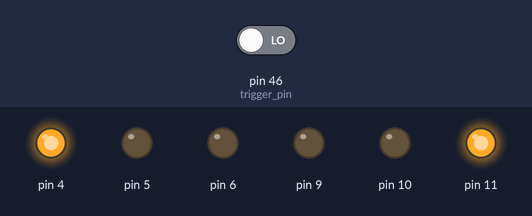
The sketch below on a simulated Arduino Mega 2560, built with avr-gcc and run on an emulated ATmega2560. On the bench: output pins drawn as LEDs (lit = HIGH). Inputs (shaded band) come from the test bench; at power-on: pin 46 (trigger_pin) LOW. What the sketch prints to the serial monitor is not drawn.

Above: at 2.3 s.
2.4 s: pin 46 (trigger_pin) driven HIGH
4.3 s: pin 46 (trigger_pin) driven LOW
At 5.2 s:
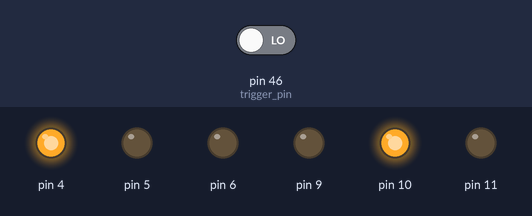
At 6.9 s:
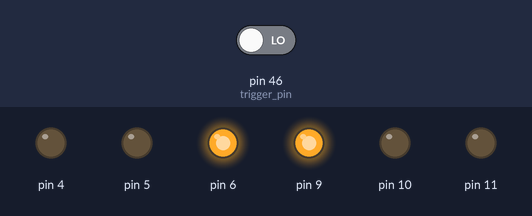
Timing chart, 0 to 19.3 s (numbered marks = the images above; inputs shaded):
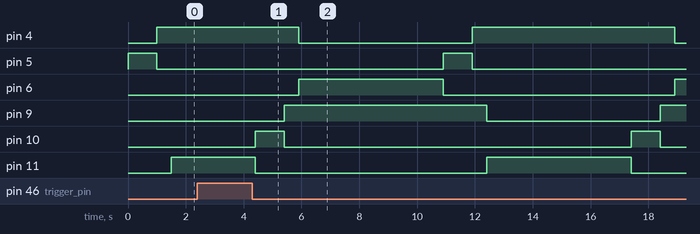

The sketch:

smart_trafficlight.ino
```cpp
#include "trafficlight.h"

#define TRAFFIC_DURATION 5000

int trigger_pin = 46;
Trafficlight trafficlight1(4,5,6);
Trafficlight trafficlight2(9,10,11);

void setup(){
    Serial.begin(115200);
}

void loop(){
    static bool road = 0;
    static unsigned long previousTime = 5000;
    static int traffic_delay = 5000;
    static bool is_triggered;

    is_triggered = digitalRead(trigger_pin);

    if(is_triggered){
        if(road == 0)
        {
           traffic_delay = 20000;
        }
        else if(road == 1)
        {
            traffic_delay = 500;
        }
	Serial.println("b1t");
    }


    //TODO: create an interrupt to change traffic_delay and
    //change priority to ambulance lane

    if((millis() - previousTime) > traffic_delay ){
        if(!is_triggered)
        {
           changePriority(road);
            //reset to normal traffic
            traffic_delay = TRAFFIC_DURATION;
            road = !road;
        }
        else if(is_triggered)
        {
            traffic_delay = 10000;
        }
        previousTime = millis();
    }
}


void changePriority(bool road)
{
    //ambulance lane
    if(road){
        trafficlight2.clear();
        trafficlight2.ready();
        Serial.println("1a,2b");
        delay(1000);
        trafficlight2.stop();
        Serial.println("1a,1b");
        delay(500);
        trafficlight1.go();
        Serial.println("3a,1b");
    }

    else{
        trafficlight1.clear();
        trafficlight1.ready();
        Serial.println("2a,1b");
        delay(1000);
        trafficlight1.stop();
        Serial.println("1a,1b");
        delay(500);
        trafficlight2.go();
        Serial.println("1a,3b");
    }
}
```

Measured:
- after the input at 4.3 s, pin 4: HIGH → LOW after 1.6 s, → HIGH 6.0 s later, → LOW 7.0 s later; pin 5: LOW → HIGH after 6.6 s, → LOW 1.0 s later
